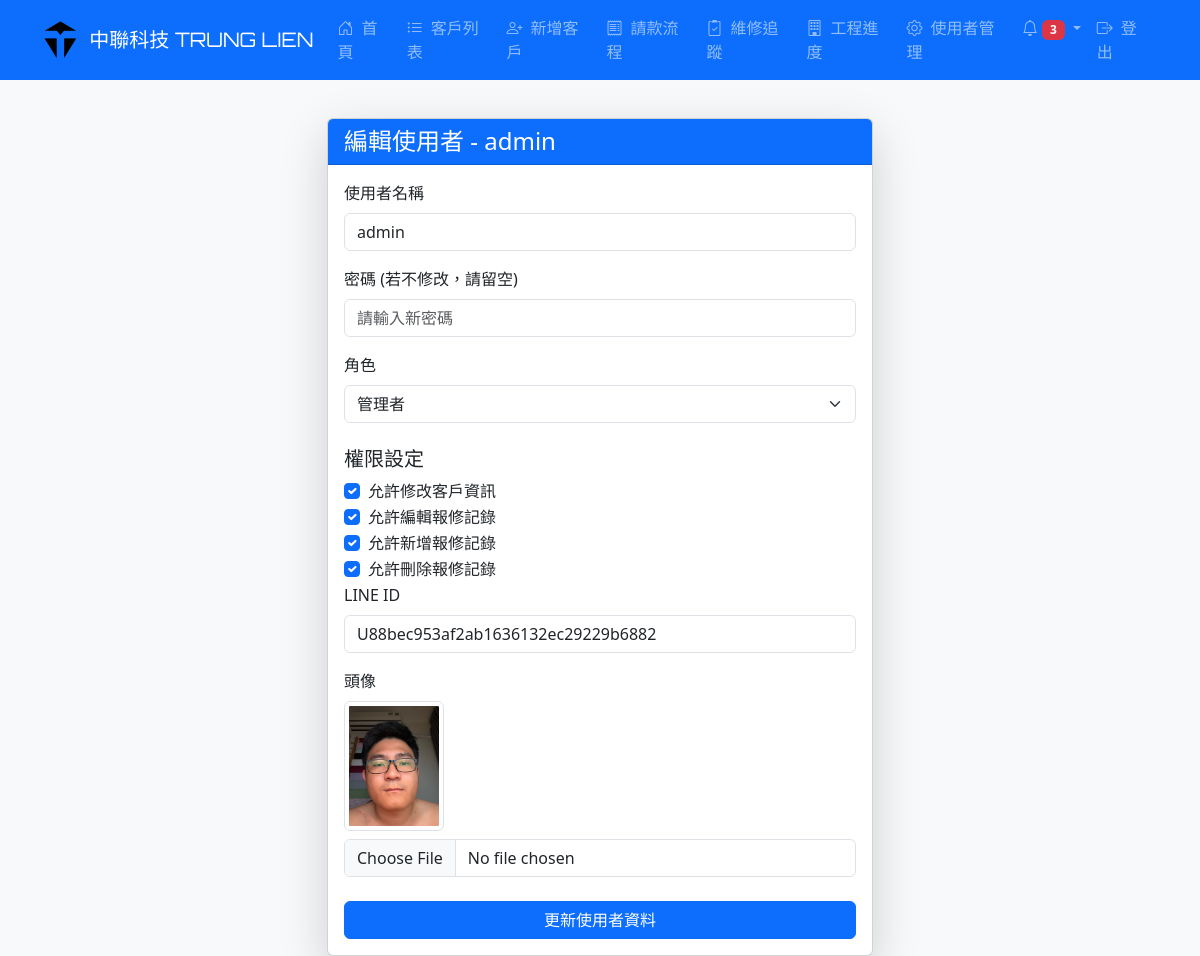
The app's page /edit_user/1 (signed in) with its own data.
### tables this page shows
CREATE TABLE users (
                id INTEGER PRIMARY KEY AUTOINCREMENT,
                username TEXT NOT NULL UNIQUE,
                password TEXT NOT NULL,
                role TEXT NOT NULL,
                can_modify_customers INTEGER DEFAULT 0,
                can_edit_repairs INTEGER DEFAULT 0,
                can_add_repairs INTEGER DEFAULT 0,
                can_delete_repairs INTEGER DEFAULT 0
            , avatar TEXT, line_id TEXT);

### app.py (the view, shortened to what this page needs)
@app.route('/edit_user/<int:id>', methods=['GET','POST'])
@admin_required
def edit_user(id):
    conn = get_db()
    try:
        user = conn.execute("SELECT * FROM users WHERE id=?", (id,)).fetchone()
        if not user:
            flash("找不到該使用者", "danger")
            return redirect(url_for('manage_users'))
        return render_template("edit_user.html", user=user)
    except Exception as e:
        flash("伺服器錯誤: " + str(e), "danger")
        return redirect(url_for('manage_users'))
    finally:
        conn.close()

### app.py (called while the page is built)
def get_db():
    conn = sqlite3.connect('customer.db')
    conn.row_factory = sqlite3.Row
    conn.execute('PRAGMA foreign_keys = ON')
    return conn

def admin_required(f):
    @wraps(f)
    def decorated_function(*args, **kwargs):
        user = session.get('user')
        if not user or user.get('role') != 'admin':
            flash("僅管理者有此操作權限", "danger")
            return redirect(url_for('home'))
        return f(*args, **kwargs)
    return decorated_function

### templates/edit_user.html (shortened to what this page needs)
{% extends "base.html" %}
{% block content %}
<div class="row justify-content-center mt-5">
  <div class="col-md-6">
    <div class="card shadow-lg">
      <div class="card-header bg-primary text-white">
        <h4 class="card-title mb-0">編輯使用者 - {{ user.username }}</h4>
      </div>
      <div class="card-body">
        <form method="POST" action="{{ url_for('edit_user', id=user.id) }}" enctype="multipart/form-data">
          <div class="mb-3">
            <label for="username" class="form-label">使用者名稱</label>
            <input type="text" name="username" id="username" class="form-control" required value="{{ user.username }}">
          </div>
          <div class="mb-3">
            <label for="password" class="form-label">密碼 (若不修改，請留空)</label>
            <input type="password" name="password" id="password" class="form-control" placeholder="請輸入新密碼">
          </div>
          <div class="mb-3">
            <label for="role" class="form-label">角色</label>
            <select name="role" id="role" class="form-select" required>
              <option value="admin" {% if user.role == 'admin' %}selected{% endif %}>管理者</option>
            </select>
          </div>
          <h5 class="mt-4">權限設定</h5>
          <div class="form-check">
            <input type="checkbox" class="form-check-input" id="can_modify_customers" name="can_modify_customers" value="1" {% if user.can_modify_customers == 1 %}checked{% endif %}>
            <label class="form-check-label" for="can_modify_customers">允許修改客戶資訊</label>
          </div>
          <div class="form-check">
            <input type="checkbox" class="form-check-input" id="can_edit_repairs" name="can_edit_repairs" value="1" {% if user.can_edit_repairs == 1 %}checked{% endif %}>
            <label class="form-check-label" for="can_edit_repairs">允許編輯報修記錄</label>
          </div>
          <div class="form-check">
            <input type="checkbox" class="form-check-input" id="can_add_repairs" name="can_add_repairs" value="1" {% if user.can_add_repairs == 1 %}checked{% endif %}>
            <label class="form-check-label" for="can_add_repairs">允許新增報修記錄</label>
          </div>
          <div class="form-check">
            <input type="checkbox" class="form-check-input" id="can_delete_repairs" name="can_delete_repairs" value="1" {% if user.can_delete_repairs == 1 %}checked{% endif %}>
            <label class="form-check-label" for="can_delete_repairs">允許刪除報修記錄</label>
          </div>
          <div class="mb-3">
            <label for="line_id" class="form-label">LINE ID</label>
            <input type="text" name="line_id" id="line_id" class="form-control" placeholder="請輸入好友的 LINE ID" value="{{ user.line_id if user.line_id }}">
          </div>
          <div class="mb-3">
            <label for="avatar" class="form-label">頭像</label>
            {% if user.avatar %}
              <div class="mb-2">
                <img src="{{ url_for('uploaded_file', filename=user.avatar) }}" alt="頭像" class="img-thumbnail" style="max-width: 100px;">
              </div>
            {% endif %}
            <input type="file" name="avatar" id="avatar" class="form-control" accept="image/*">
          </div>
          <div class="d-grid gap-2 mt-4">
            <button type="submit" class="btn btn-primary">更新使用者資料</button>
          </div>
        </form>
      </div>
    </div>
  </div>
</div>
{% endblock %}

### templates/base.html (style rules this page uses)
body { padding-top: 70px; }

### records on screen
users: username "admin", role "管理者", can_modify_customers "☑", can_edit_repairs "☑", can_add_repairs "☑", can_delete_repairs "☑", line_id "U88bec953af2ab1636132ec29229b6882", avatar (picture)

### other values on screen
{{ notifications|length }} "3"
